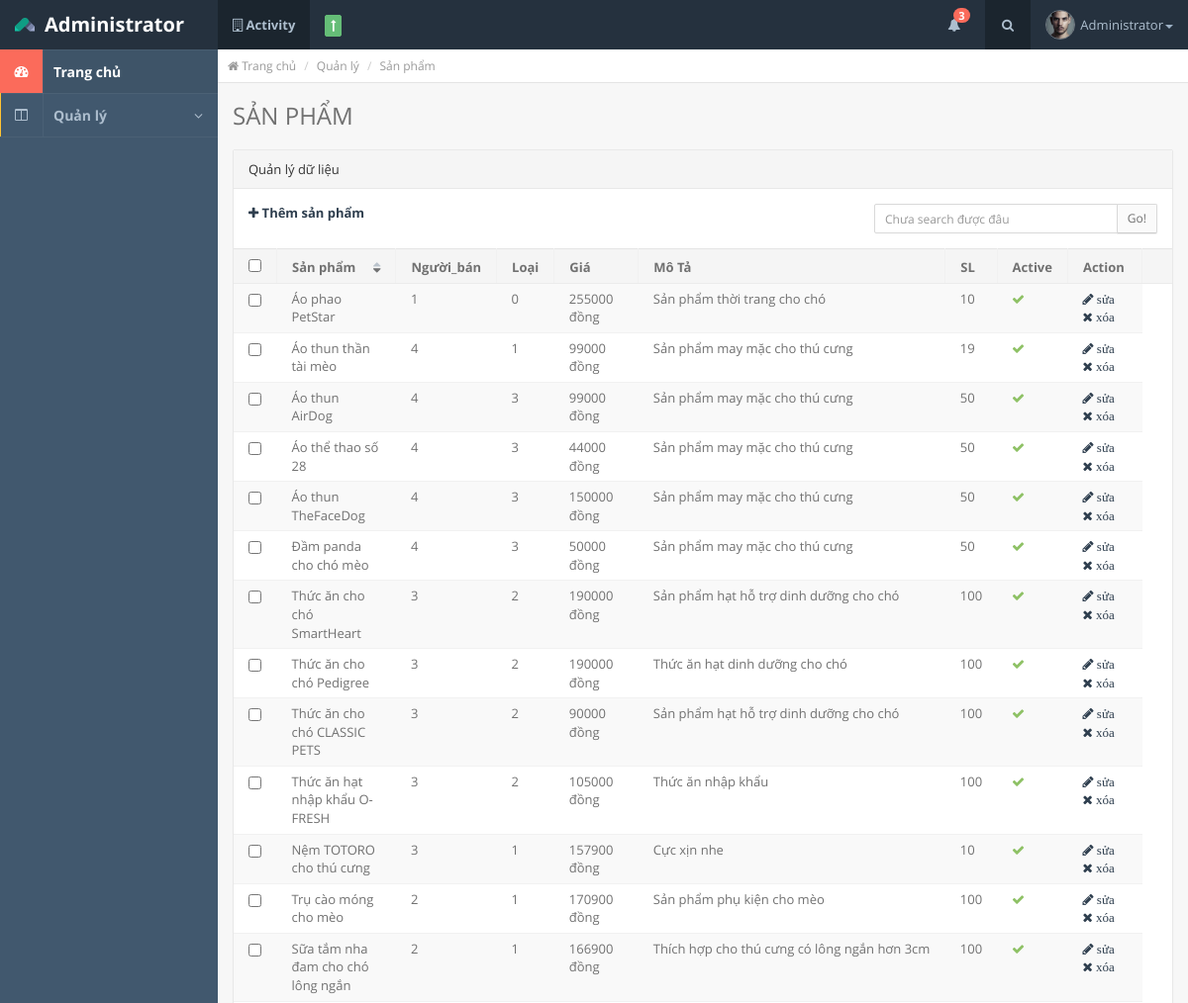
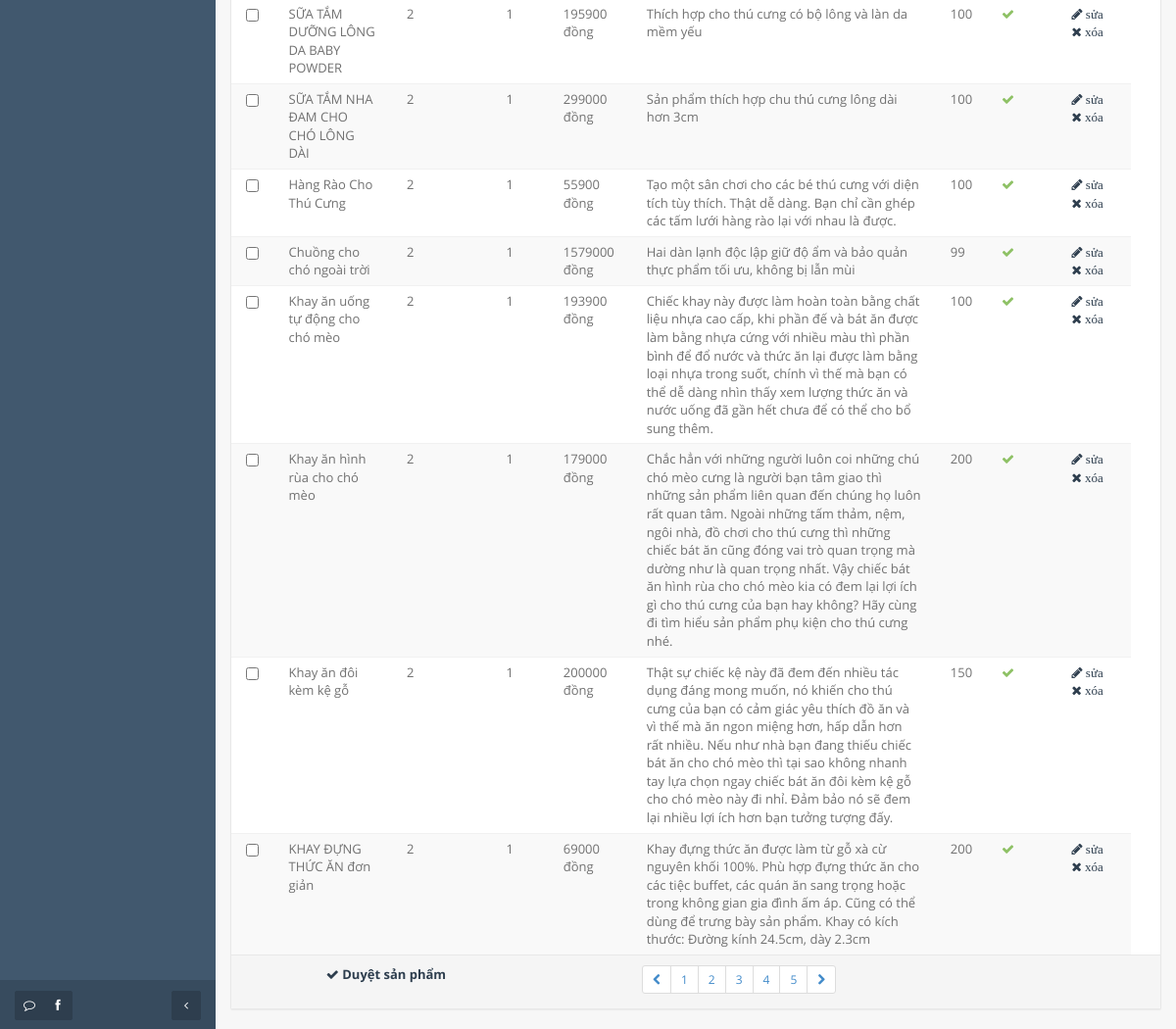
The page /doghome3/index.php/sanpham on the database its author committed (2 pictures, top to bottom).
### tables this page shows
CREATE TABLE `product` (
  `PRO_ID` int(11) NOT NULL,
  `CAT_ID` int(11) NOT NULL,
  `USER_ID` int(11) DEFAULT NULL,
  `PRO_NAME` varchar(100) DEFAULT NULL,
  `PRO_PRICE` decimal(10,0) DEFAULT NULL,
  `PRO_DESCRIPTION` text,
  `PRO_QUATITY` int(11) DEFAULT NULL,
  `PRO_AVA` text,
  `PRO_ACTIVE` tinyint(1) NOT NULL
);

### doghome3/application/controllers/sanpham.php (called while the page is built, shortened)
<?php
class Sanpham extends CI_Controller {
	public function index()
	{
		$this->load->model('model_sanpham');
		$datasp = $this->model_sanpham->getSP_sql();
		$datasp = array('mangsp' => $datasp);
		$this->load->view('sanpham',$datasp);
	}
}

### doghome3/index.php (called while the page is built, shortened)
<?php
require_once BASEPATH.'core/CodeIgniter.php';

### doghome3/application/models/model_sanpham.php (called while the page is built, shortened)
<?php if ( ! defined('BASEPATH')) exit('No direct script access allowed');
class Model_sanpham extends CI_Model {
	public function getSP_sql()
	{
		$this->db->select('*');
		$this->db->where('PRO_ACTIVE = 1');
		$this->db->ORDER_BY('PRO_ID DESC');
		$data = $this->db->get('product');
		$data = $data->result_array();
		return $data;
	}
}

### doghome3/application/views/sanpham.php (the view, shortened to what this page needs)
<!DOCTYPE html>
<html lang="en" class="app">
<head>
  <link rel="stylesheet" href="<?= base_url() ?>css/bootstrap.css" type="text/css" />
  <link rel="stylesheet" href="<?= base_url() ?>css/animate.css" type="text/css" />
  <link rel="stylesheet" href="<?= base_url() ?>css/font-awesome.min.css" type="text/css" />
  <link rel="stylesheet" href="<?= base_url() ?>css/font.css" type="text/css" />
  <link rel="stylesheet" href="<?= base_url() ?>js/datatables/datatables.css" type="text/css"/>
  <link rel="stylesheet" href="<?= base_url() ?>css/app.css" type="text/css" />
</head>
<body>
  <section class="vbox">
    <?php
      include('include/header.php');
    ?>
    <section>
      <section class="hbox stretch">
        <?php
          include('include/siderbar.php');
        ?>
        <section id="content">
          <section class="vbox">
            <section class="scrollable padder">
              <ul class="breadcrumb no-border no-radius b-b b-light pull-in">
                <li><a href="<?= base_url() ?>"><i class="fa fa-home"></i> Trang chủ</a></li>
                <li><a href="#">Quản lý</a></li>
                <li class="active">Sản phẩm</li>
              </ul>
              <div class="m-b-md">
                <h3 class="m-b-none">SẢN PHẨM</h3>
              </div>
               <section class="panel panel-default">
                <header class="panel-heading">
                  Quản lý dữ liệu
                </header>
                <div class="row wrapper">
                  <div class="col-sm-8">
                    <div>
                      <a href="<?= base_url() ?>insertSP"><i class="fa fa-plus"></i> <b>Thêm sản phẩm</b></a>
                    </div>
                  </div>
                  <div class="col-sm-4">
                    <div class="input-group">
                      <input type="text" class="input-sm form-control" placeholder="Chưa search được đâu">
                      <span class="input-group-btn">
                        <button class="btn btn-sm btn-default" type="button">Go!</button>
                      </span>
                    </div>
                  </div>
                </div>
                <div class="table-responsive">
                  <table class="table table-striped b-t b-light">
                    <thead>
                      <tr>
                        <th width="20"><input type="checkbox"></th>
                        <th class="th-sortable" data-toggle="class">Sản phẩm
                          <span class="th-sort">
                            <i class="fa fa-sort-down text"></i>
                            <i class="fa fa-sort"></i>
                          </span>
                        </th>
                        <th>Người_bán</th>
                        <th>Loại</th>
                        <th>Giá</th>
                        <th>Mô Tả</th>
                        <th>SL</th>
                        <th>Active</th>
                        <th>Action</th>
                        <th width="30"></th>
                      </tr>
                    </thead>
                    <tbody>
                      <?php foreach ($mangsp as $data): ?>
                      <tr>
                        <td><input type="checkbox" name="post[]" value="2"></td>
                        <td><?= $data['PRO_NAME'] ?></td>
                        <td><?= $data['USER_ID'] ?></td>
                        <td><?= $data['CAT_ID']?></td>
                        <td><?= $data['PRO_PRICE'] ?> đồng</td>
                        <td><?= $data['PRO_DESCRIPTION'] ?></td>
                        <td><?= $data['PRO_QUATITY'] ?></td>
                        <td>
                          <a href="#" class="active" data-toggle="class"><i class="fa fa-check text-success text-active"></i><i class="fa fa-times text-danger text"></i></a>
                        </td>
                        <td>
                          <a href="<?= base_url() ?>sanpham/editSP/<?= $data['PRO_ID'] ?>"<i class="fa fa-pencil"> sửa</i></a>
                          <a href="<?= base_url() ?>sanpham/deleteSP/<?= $data['PRO_ID'] ?>"<i class="fa fa-times"> xóa</i></a>
                        </td>
                        <?php endforeach ?>
                    </tbody>
                  </table>
                </div>
                <footer class="panel-footer">
                  <div class="row">
                    <div class="col-sm-4 text-center">
                      <a href="<?= base_url() ?>sanpham_check"><i class="fa fa-check"></i> <b>Duyệt sản phẩm</b></a>
                    </div>
                    <div class="col-sm-4 text-right text-center-xs">
                      <ul class="pagination pagination-sm m-t-none m-b-none">
                        <li><a href="#"><i class="fa fa-chevron-left"></i></a></li>
                        <li><a href="#">1</a></li>
                        <li><a href="#">2</a></li>
                        <li><a href="#">3</a></li>
                        <li><a href="#">4</a></li>
                        <li><a href="#">5</a></li>
                        <li><a href="#"><i class="fa fa-chevron-right"></i></a></li>
                      </ul>
                    </div>
                  </div>
                </footer>
              </section>
            </section>
          </section>
        </section>
      </section>
    </section>
  </section>
</body>
</html>

### doghome3/application/views/include/header.php (shortened to what this page needs)
<header class="bg-dark dk header navbar navbar-fixed-top-xs">
      <div class="navbar-header aside-md">
        <a href="#" class="navbar-brand" data-toggle="fullscreen"><img src="<?= base_url() ?>images/logo.png" class="m-r-sm">Administrator</a>
      </div>
      <ul class="nav navbar-nav hidden-xs">
        <li class="dropdown">
          <a href="#" class="dropdown-toggle dker" data-toggle="dropdown">
            <i class="fa fa-building-o"></i>
            <span class="font-bold">Activity</span>
          </a>
        </li>
        <li>
          <div class="m-t m-l">
            <a href="price.html" class="dropdown-toggle btn btn-xs btn-primary" title="Upgrade"><i class="fa fa-long-arrow-up"></i></a>
          </div>
        </li>
      </ul>
      <ul class="nav navbar-nav navbar-right m-n hidden-xs nav-user">
        <li class="hidden-xs">
          <a href="#" class="dropdown-toggle dk" data-toggle="dropdown">
            <i class="fa fa-bell"></i>
            <span class="badge badge-sm up bg-danger m-l-n-sm count">2</span>
          </a>
        </li>
        <li class="dropdown hidden-xs">
          <a href="#" class="dropdown-toggle dker" data-toggle="dropdown"><i class="fa fa-fw fa-search"></i></a>
        </li>
        <li class="dropdown">
          <a href="#" class="dropdown-toggle" data-toggle="dropdown">
            <span class="thumb-sm avatar pull-left">
              <img src="<?= base_url() ?>images/avatar.jpg">
            </span>
            Administrator<b class="caret"></b>
          </a>
        </li>
      </ul>
    </header>

### doghome3/application/views/include/siderbar.php (shortened to what this page needs)
<aside class="bg-dark lter aside-md hidden-print" id="nav">
         <section class="vbox">
           <section class="w-f scrollable">
             <div class="slim-scroll" data-height="auto" data-disable-fade-out="true" data-distance="0" data-size="5px" data-color="#333333">
               <nav class="nav-primary hidden-xs">
                 <ul class="nav">
                   <li  class="active">
                     <a href="<?= base_url() ?>"   class="active">
                       <i class="fa fa-dashboard icon">
                         <b class="bg-danger"></b>
                       </i>
                       <span>Trang chủ</span>
                     </a>
                   </li>
                   <li >
                     <a href="#layout"  >
                       <i class="fa fa-columns icon">
                       </i>
                       <span class="pull-right">
                         <i class="fa fa-angle-down text"></i>
                       </span>
                       <span>Quản lý</span>
                     </a>
                   </li>
                 </ul>
               </nav>
             </div>
           </section>
           <footer class="footer lt hidden-xs b-t b-dark">
             <a href="#nav" data-toggle="class:nav-xs" class="pull-right btn btn-sm btn-dark btn-icon">
               <i class="fa fa-angle-left text"></i>
             </a>
             <div class="btn-group hidden-nav-xs">
               <button type="button" title="Chats" class="btn btn-icon btn-sm btn-dark" data-toggle="dropdown" data-target="#chat"><i class="fa fa-comment-o"></i></button>
               <button type="button" title="Contacts" class="btn btn-icon btn-sm btn-dark" data-toggle="dropdown" data-target="#invite"><i class="fa fa-facebook"></i></button>
             </div>
           </footer>
         </section>
       </aside>

### rows shown on the page
product: PRO_NAME "Áo phao PetStar", USER_ID "1", CAT_ID "0", PRO_PRICE "255000", PRO_DESCRIPTION "Sản phẩm thời trang cho chó", PRO_QUATITY "10"
product: PRO_NAME "Áo thun thần tài mèo", USER_ID "4", CAT_ID "1", PRO_PRICE "99000", PRO_DESCRIPTION "Sản phẩm may mặc cho thú cưng", PRO_QUATITY "19"
product: PRO_NAME "Áo thun AirDog", USER_ID "4", CAT_ID "3", PRO_PRICE "99000", PRO_DESCRIPTION "Sản phẩm may mặc cho thú cưng", PRO_QUATITY "50"
product: PRO_NAME "Áo thể thao số 28", USER_ID "4", CAT_ID "3", PRO_PRICE "44000", PRO_DESCRIPTION "Sản phẩm may mặc cho thú cưng", PRO_QUATITY "50"
product: PRO_NAME "Áo thun TheFaceDog", USER_ID "4", CAT_ID "3", PRO_PRICE "150000", PRO_DESCRIPTION "Sản phẩm may mặc cho thú cưng", PRO_QUATITY "50"
product: PRO_NAME "Đầm panda cho chó mèo", USER_ID "4", CAT_ID "3", PRO_PRICE "50000", PRO_DESCRIPTION "Sản phẩm may mặc cho thú cưng", PRO_QUATITY "50"
product: PRO_NAME "Thức ăn cho chó SmartHeart", USER_ID "3", CAT_ID "2", PRO_PRICE "190000", PRO_DESCRIPTION "Sản phẩm hạt hỗ trợ dinh dưỡng cho chó", PRO_QUATITY "100"
product: PRO_NAME "Thức ăn cho chó Pedigree", USER_ID "3", CAT_ID "2", PRO_PRICE "190000", PRO_DESCRIPTION "Thức ăn hạt dinh dưỡng cho chó", PRO_QUATITY "100"
product: PRO_NAME "Thức ăn cho chó CLASSIC PETS", USER_ID "3", CAT_ID "2", PRO_PRICE "90000", PRO_DESCRIPTION "Sản phẩm hạt hỗ trợ dinh dưỡng cho chó", PRO_QUATITY "100"
product: PRO_NAME "Thức ăn hạt nhập khẩu O-FRESH", USER_ID "3", CAT_ID "2", PRO_PRICE "105000", PRO_DESCRIPTION "Thức ăn nhập khẩu", PRO_QUATITY "100"
product: PRO_NAME "Nệm TOTORO cho thú cưng", USER_ID "3", CAT_ID "1", PRO_PRICE "157900", PRO_DESCRIPTION "Cực xịn nhe", PRO_QUATITY "10"
product: PRO_NAME "Trụ cào móng cho mèo", USER_ID "2", CAT_ID "1", PRO_PRICE "170900", PRO_DESCRIPTION "Sản phẩm phụ kiện cho mèo", PRO_QUATITY "100"
product: PRO_NAME "Sữa tắm nha đam cho chó lông ngắn", USER_ID "2", CAT_ID "1", PRO_PRICE "166900", PRO_DESCRIPTION "Thích hợp cho thú cưng có lông ngắn hơn 3cm", PRO_QUATITY "100"
product: PRO_NAME "SỮA TẮM DƯỠNG LÔNG DA BABY POWDER", USER_ID "2", CAT_ID "1", PRO_PRICE "195900", PRO_DESCRIPTION "Thích hợp cho thú cưng có bộ lông và làn da mềm yếu", PRO_QUATITY "100"
product: PRO_NAME "SỮA TẮM NHA ĐAM CHO CHÓ LÔNG DÀI", USER_ID "2", CAT_ID "1", PRO_PRICE "299000", PRO_DESCRIPTION "Sản phẩm thích hợp chu thú cưng lông dài hơn 3cm", PRO_QUATITY "100"
product: PRO_NAME "Hàng Rào Cho Thú Cưng", USER_ID "2", CAT_ID "1", PRO_PRICE "55900", PRO_DESCRIPTION "Tạo một sân chơi cho các bé thú cưng với diện tích tùy thích. Thật dễ dàng. Bạn chỉ cần ghép các tấm lưới hàng rào lại với nhau là được.", PRO_QUATITY "100"
product: PRO_NAME "Chuồng cho chó ngoài trời", USER_ID "2", CAT_ID "1", PRO_PRICE "1579000", PRO_DESCRIPTION "Hai dàn lạnh độc lập giữ độ ẩm và bảo quản thực phẩm tối ưu, không bị lẫn mùi", PRO_QUATITY "99"
product: PRO_NAME "Khay ăn uống tự động cho chó mèo", USER_ID "2", CAT_ID "1", PRO_PRICE "193900", PRO_DESCRIPTION "Chiếc khay này được làm hoàn toàn bằng chất liệu nhựa cao cấp, khi phần đế và bát ăn được làm bằng nhựa cứng với nhiều màu thì phần bình để đổ nước và thức ăn lại được làm bằng loại nhựa trong suốt, chính vì thế mà bạn có thể dễ dàng nhìn thấy xem lượng thức ăn và nước uống đã gần hết chưa để có thể cho bổ sung thêm.", PRO_QUATITY "100"
product: PRO_NAME "Khay ăn hình rùa cho chó mèo", USER_ID "2", CAT_ID "1", PRO_PRICE "179000", PRO_DESCRIPTION "Chắc hẳn với những người luôn coi những chú chó mèo cưng là người bạn tâm giao thì những sản phẩm liên quan đến chúng họ luôn rất quan tâm. Ngoài những tấm thảm, nệm, ngôi nhà, đồ chơi cho thú cưng thì những chiếc bát ăn cũng đóng vai trò quan trọng mà dường như là quan trọng nhất. Vậy chiếc bát ăn hình rùa cho chó mèo kia có đem lại lợi ích gì cho thú cưng của bạn hay không? Hãy cùng đi tìm hiểu sản phẩm phụ kiện cho thú cưng nhé.", PRO_QUATITY "200"
product: PRO_NAME "Khay ăn đôi kèm kệ gỗ", USER_ID "2", CAT_ID "1", PRO_PRICE "200000", PRO_DESCRIPTION "Thật sự chiếc kệ này đã đem đến nhiều tác dụng đáng mong muốn, nó khiến cho thú cưng của bạn có cảm giác yêu thích đồ ăn và vì thế mà ăn ngon miệng hơn, hấp dẫn hơn rất nhiều. Nếu như nhà bạn đang thiếu chiếc bát ăn cho chó mèo thì tại sao không nhanh tay lựa chọn ngay chiếc bát ăn đôi kèm kệ gỗ cho chó mèo này đi nhỉ. Đảm bảo nó sẽ đem lại nhiều lợi ích hơn bạn tưởng tượng đấy.", PRO_QUATITY "150"
product: PRO_NAME "KHAY ĐỰNG THỨC ĂN đơn giản", USER_ID "2", CAT_ID "1", PRO_PRICE "69000", PRO_DESCRIPTION "Khay đựng thức ăn được làm từ gỗ xà cừ nguyên khối 100%. Phù hợp đựng thức ăn cho các tiệc buffet, các quán ăn sang trọng hoặc trong không gian gia đình ấm áp. Cũng có thể dùng để trưng bày sản phẩm. Khay có kích thước: Đường kính 24.5cm, dày 2.3cm", PRO_QUATITY "200"
